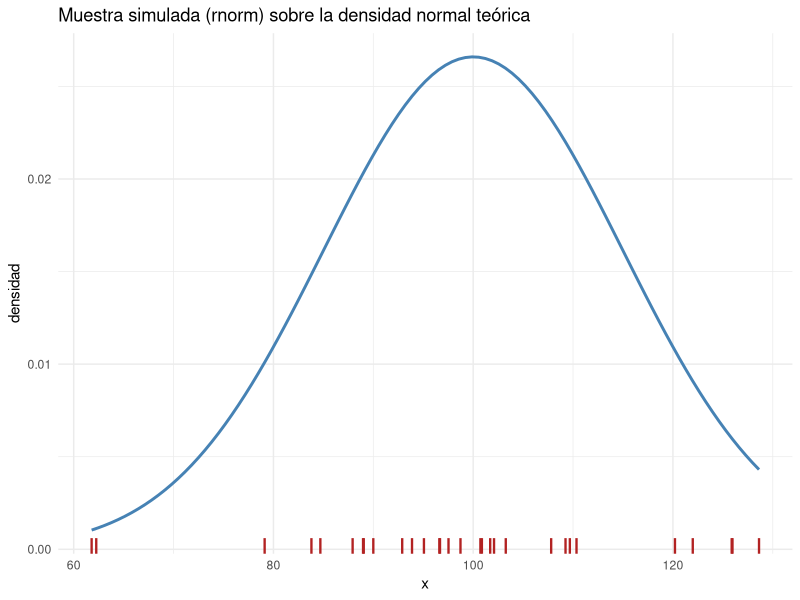
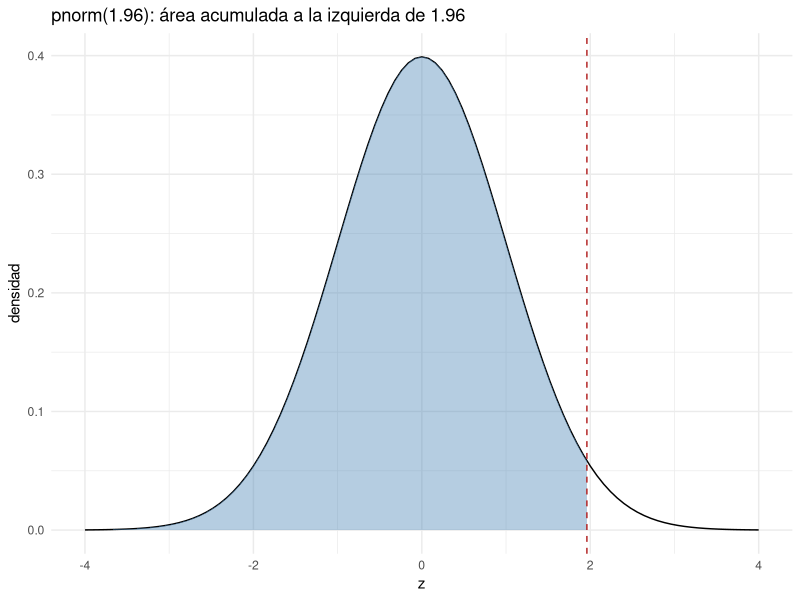
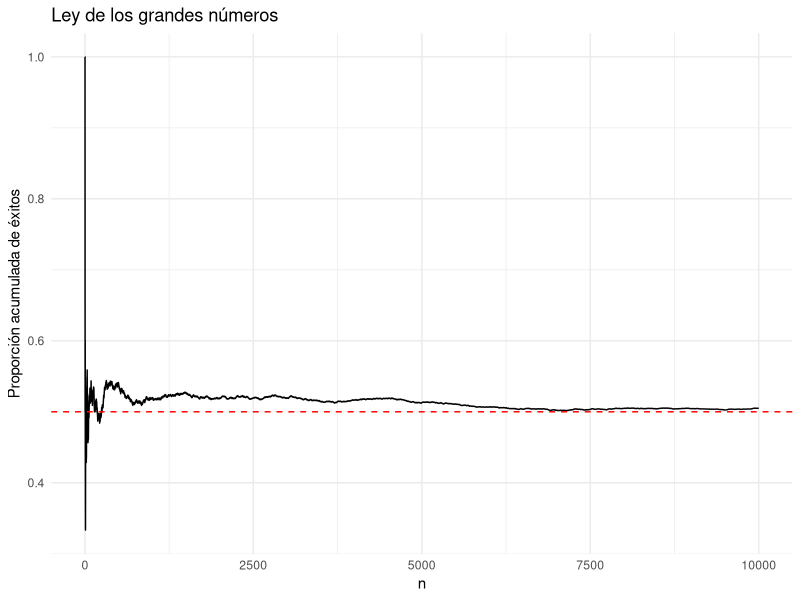
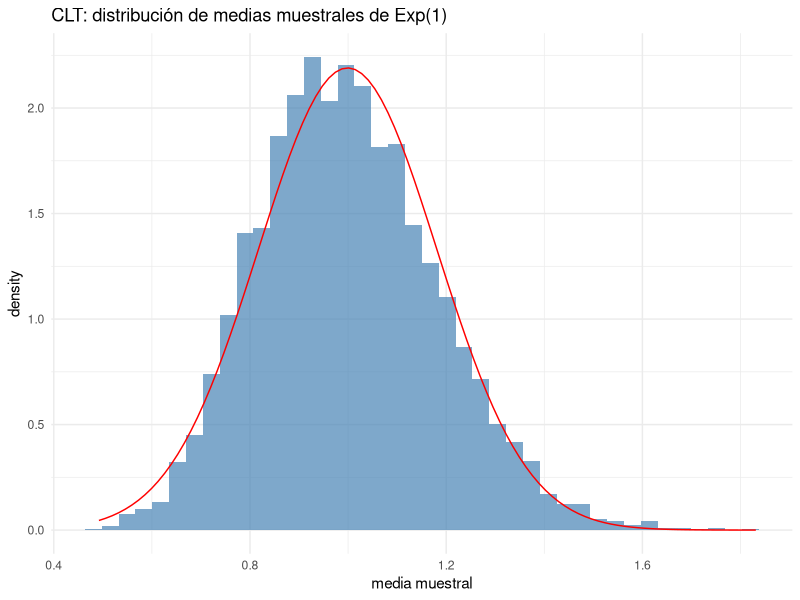
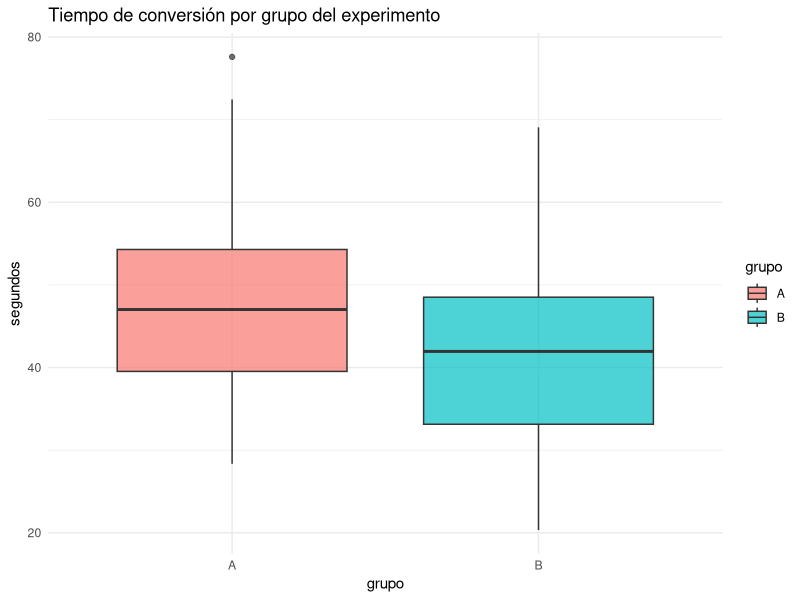

Here is the R script that generated these plots, in order:
# =============================================================================
# Sesión 6 — Día 3 · tarde — Cómputo estadístico y simulación
# Curso de nivelación en R — CIMAT Aguascalientes
# =============================================================================
#
# Objetivo de la sesión (2h):
#   Usar la familia d/p/q/r para trabajar con distribuciones, fijar semillas
#   para reproducibilidad, simular experimentos con Monte Carlo, generar
#   datasets ficticios (fechas, categorías, IDs), resumir datos con las
#   herramientas de estadística descriptiva de R (quantile, IQR, cor, cov,
#   skimr::skim()), y dar el primer paso hacia inferencia con t.test().

library(tidyverse)
library(skimr)      # resúmenes descriptivos rápidos de un data frame completo

# Función de la sesión anterior, la reutilizamos aquí:
error_estandar <- function(x, na.rm = TRUE) {
  n <- if (na.rm) sum(!is.na(x)) else length(x)
  sd(x, na.rm = na.rm) / sqrt(n)
}

# -----------------------------------------------------------------------------
# 1. Distribuciones en R: la familia d/p/q/r
# -----------------------------------------------------------------------------
# Para cada distribución (norm, binom, pois, unif, t, chisq, exp, ...) hay
# cuatro funciones:
#   d<dist>()  densidad / masa de probabilidad         dnorm(0)
#   p<dist>()  función de distribución acumulada (CDF)  pnorm(1.96)
#   q<dist>()  cuantil (inversa de la CDF)               qnorm(0.975)
#   r<dist>()  generación de números aleatorios          rnorm(10)

dnorm(0, mean = 0, sd = 1)          # altura de la densidad normal en 0
pnorm(1.96)                          # P(Z <= 1.96) ≈ 0.975
qnorm(0.975)                         # cuantil 97.5% ≈ 1.96
rnorm(5, mean = 100, sd = 15)        # 5 valores aleatorios N(100, 15^2)

# Mismo patrón para binomial, Poisson, etc.
dbinom(3, size = 10, prob = 0.5)     # P(X = 3) con X ~ Binomial(10, 0.5)
ppois(5, lambda = 3)                 # P(X <= 5) con X ~ Poisson(3)

# ¿Dónde caen los valores simulados? Densidad teórica + la muestra encima
set.seed(2026)
muestra_normal <- rnorm(30, mean = 100, sd = 15)

ggplot(tibble(x = muestra_normal), aes(x = x)) +
  stat_function(fun = dnorm, args = list(mean = 100, sd = 15), color = "steelblue", linewidth = 1) +
  geom_rug(color = "firebrick", linewidth = 0.8) +
  labs(title = "Muestra simulada (rnorm) sobre la densidad normal teórica",
       x = "x", y = "densidad") +
  theme_minimal()

# pnorm() como área acumulada bajo la curva; qnorm() es la frontera de esa área
ggplot(tibble(x = c(-4, 4)), aes(x)) +
  stat_function(fun = dnorm) +
  stat_function(fun = dnorm, xlim = c(-4, 1.96), geom = "area", fill = "steelblue", alpha = 0.4) +
  geom_vline(xintercept = qnorm(0.975), linetype = "dashed", color = "firebrick") +
  labs(title = "pnorm(1.96): área acumulada a la izquierda de 1.96",
       x = "z", y = "densidad") +
  theme_minimal()

# -----------------------------------------------------------------------------
# 2. Números aleatorios y reproducibilidad
# -----------------------------------------------------------------------------

set.seed(2026)      # fija la semilla: reproducibilidad total de lo aleatorio
rnorm(3)
set.seed(2026)
rnorm(3)             # idéntico al anterior

# -----------------------------------------------------------------------------
# 3. Simulación Monte Carlo
# -----------------------------------------------------------------------------

# Ejemplo 1: Ley de los grandes números
set.seed(1)
lanzamientos <- sample(c(0, 1), size = 10000, replace = TRUE, prob = c(0.5, 0.5))
medias_acumuladas <- cumsum(lanzamientos) / seq_along(lanzamientos)

tibble(n = seq_along(medias_acumuladas), media = medias_acumuladas) %>%
  ggplot(aes(n, media)) +
  geom_line() +
  geom_hline(yintercept = 0.5, color = "red", linetype = "dashed") +
  labs(title = "Ley de los grandes números", x = "n", y = "Proporción acumulada de éxitos") +
  theme_minimal()

# Ejemplo 2: TLC -- muestras de una exponencial (asimétrica), medias se vuelven normales.
set.seed(1)
n_muestra <- 30
n_repeticiones <- 5000

medias <- replicate(n_repeticiones, mean(rexp(n_muestra, rate = 1)))

tibble(medias) %>%
  ggplot(aes(medias)) +
  geom_histogram(aes(y = after_stat(density)), bins = 40, fill = "steelblue", alpha = 0.7) +
  stat_function(fun = dnorm, args = list(mean = mean(medias), sd = sd(medias)), color = "red") +
  labs(title = "CLT: distribución de medias muestrales de Exp(1)", x = "media muestral") +
  theme_minimal()

# -----------------------------------------------------------------------------
# 4. Generar datos ficticios para practicar
# -----------------------------------------------------------------------------
# Dataset ficticio combinando sample(), fechas y las funciones r<dist>() ya vistas.

set.seed(42)
n <- 200

datos_ficticios <- tibble(
  id        = sprintf("ID%03d", 1:n),                                    # identificador secuencial
  fecha     = sample(seq(as.Date("2024-01-01"), as.Date("2024-12-31"),
                          by = "day"), n, replace = TRUE),                # fechas aleatorias en un rango
  categoria = sample(c("A", "B", "C"), n, replace = TRUE,
                      prob = c(0.5, 0.3, 0.2)),                          # categorías con probabilidades distintas
  cliente   = sample(c("Ana", "Luis", "Marta", "Iván", "Sofía"), n,
                      replace = TRUE),                                   # nombres ficticios (con repetición)
  monto     = round(rgamma(n, shape = 2, rate = 0.1), 2)                 # numérica asimétrica (p.ej. montos de compra)
)

datos_ficticios
table(datos_ficticios$categoria)          # verifica que las proporciones cuadran aprox.

# -----------------------------------------------------------------------------
# 5. Estadística descriptiva: resumen numérico
# -----------------------------------------------------------------------------
# Más allá de mean()/sd(), estas son las funciones que vas a usar todo el
# tiempo para resumir una variable numérica.

x <- mtcars$mpg

summary(x)                            # resumen de 6 números: min, Q1, mediana, media, Q3, max
quantile(x)                           # cuartiles (0%, 25%, 50%, 75%, 100%)
quantile(x, probs = c(0.1, 0.9))      # cuantiles arbitrarios
IQR(x)                                # rango intercuartílico: Q3 - Q1 (dispersión robusta)

# cor()/cov(): relación ENTRE dos variables numéricas
cor(mtcars$mpg, mtcars$hp)     # correlación de Pearson, entre -1 y 1
cov(mtcars$mpg, mtcars$hp)     # covarianza (misma idea, sin normalizar a [-1, 1])

# cor() sobre varias columnas a la vez da la matriz de correlaciones
cor(mtcars[, c("mpg", "hp", "wt")])

# skimr::skim() automatiza todo lo anterior: punto de partida típico al explorar un dataset.
skim(mtcars[, c("mpg", "hp", "wt")])

# Lo mismo, con datos reales del curso:
clima <- read_csv("data/clima.csv")
quantile(clima$precipitacion_mm)
IQR(clima$precipitacion_mm)
cor(clima$temperatura_c, clima$precipitacion_mm)

# -----------------------------------------------------------------------------
# 6. Introducción a la inferencia: t.test()
# -----------------------------------------------------------------------------
# t.test() hace una prueba t y, de paso, regresa el intervalo de confianza
# para la media: ya no hace falta calcularlo a mano con error_estandar().

set.seed(2026)
muestra <- rnorm(30, mean = 100, sd = 15)

prueba <- t.test(muestra, mu = 95)   # H0: la media poblacional es 95
prueba
prueba$p.value          # valor p
prueba$conf.int         # intervalo de confianza (95% por default)

# Comparar dos grupos (dos muestras independientes):
grupo1 <- rnorm(20, mean = 50, sd = 5)
grupo2 <- rnorm(20, mean = 53, sd = 5)

t.test(grupo1, grupo2, var.equal = TRUE)    # asumiendo varianzas iguales
t.test(grupo1, grupo2, var.equal = FALSE)   # prueba de Welch (varianzas distintas; es el default)

# Con notación de fórmula, sobre datos reales: ¿difiere la temperatura entre ciudades?
t.test(temperatura_c ~ ciudad, data = clima)

# =============================================================================
# EJERCICIOS
# =============================================================================

# 1. Usando qnorm(), encuentra el valor crítico de una normal estándar para
#    un intervalo de confianza del 90%.

# 2. Simula 10,000 lanzamientos de un dado justo (sample(1:6, ...)) y
#    verifica con una tabla (table()/prop.table()) que cada cara aparece
#    aproximadamente 1/6 de las veces.

# 3. Escribe una función `intervalo_confianza_media(x, conf = 0.95)` que
#    reciba un vector y regrese el intervalo de confianza para la media
#    usando la aproximación normal: media +/- z * error_estandar(x).

# 4. (Reto) Repite la simulación del CLT del ejemplo 2 pero partiendo de una
#    distribución uniforme (runif) y de una binomial con p = 0.05
#    (muy asimétrica). ¿Con qué tamaño de muestra n empieza a verse
#    razonablemente normal en cada caso?

# 5. Genera tu propio dataset ficticio con al menos 4 columnas (incluyendo una
#    fecha y una variable categórica) y n = 150 filas. Usa table()/
#    prop.table() para verificar que las categorías respetan aproximadamente
#    las probabilidades que definiste en el prob de sample().

# 6. Usando mtcars$wt, calcula el resumen de 5 números (quantile()), el IQR,
#    y determina si hay valores atípicos con la regla Q1 - 1.5*IQR /
#    Q3 + 1.5*IQR. ¿Cuál es la correlación entre wt y mpg? ¿Tiene sentido
#    el signo?

# 7. Simula dos muestras normales con medias distintas (rnorm) y usa t.test()
#    para probar si la diferencia de medias es significativa. Repite con
#    medias iguales: ¿cambia el valor p como esperabas?

# =============================================================================
# EJEMPLO: simular y analizar un experimento A/B
# =============================================================================
# Combina simulación, estadística descriptiva y t.test en un solo flujo: el
# tipo de análisis que harías con datos reales de un experimento.

set.seed(7)
n_por_grupo <- 40

# Simulamos un experimento: el grupo B (una versión nueva de una página web)
# tiene un tiempo de conversión ligeramente menor (mejor) que el grupo A.
tiempo_A <- rnorm(n_por_grupo, mean = 45, sd = 12)   # segundos, versión actual
tiempo_B <- rnorm(n_por_grupo, mean = 40, sd = 12)   # segundos, versión nueva

experimento <- tibble(
  grupo = rep(c("A", "B"), each = n_por_grupo),
  tiempo = c(tiempo_A, tiempo_B)
)

# Resumen descriptivo por grupo
experimento %>%
  group_by(grupo) %>%
  summarize(n = n(), media = mean(tiempo), mediana = median(tiempo),
            sd = sd(tiempo), IQR = IQR(tiempo))

# Visualizar antes de probar formalmente -- siempre vale la pena
ggplot(experimento, aes(x = grupo, y = tiempo, fill = grupo)) +
  geom_boxplot(alpha = 0.7) +
  labs(title = "Tiempo de conversión por grupo del experimento", y = "segundos") +
  theme_minimal()

# t.test() también acepta notación de fórmula (variable ~ grupo):
t.test(tiempo ~ grupo, data = experimento)

# 8. Simula dos muestras normales `grupo_control` y `grupo_tratamiento`
#    (n = 30 cada una) con una diferencia de medias pequeña (p.ej. 50 vs.
#    52) y usa t.test() para ver si la diferencia es significativa. Repite
#    con una diferencia más grande (50 vs. 60): ¿cambia el valor p como
#    esperabas?

# 9. (Reto) Usando tus muestras simuladas del ejercicio 8, repite la
#    simulación 500 veces (con replicate()) y calcula en qué proporción de
#    las repeticiones el t.test() detecta una diferencia significativa
#    (p < 0.05) -- esto es, informalmente, el "poder" de la prueba.

# 10. Usando data/clima.csv, calcula la temperatura promedio y el IQR de
#     precipitación por ciudad (dplyr). ¿La diferencia de temperatura del
#     t.test() de arriba es consistente con esos promedios?

# 11. Repite la visualización de "dónde caen los valores simulados" (sección
#     1) pero para una muestra runif(30, min = 0, max = 10) sobre su
#     densidad teórica (dunif()).
